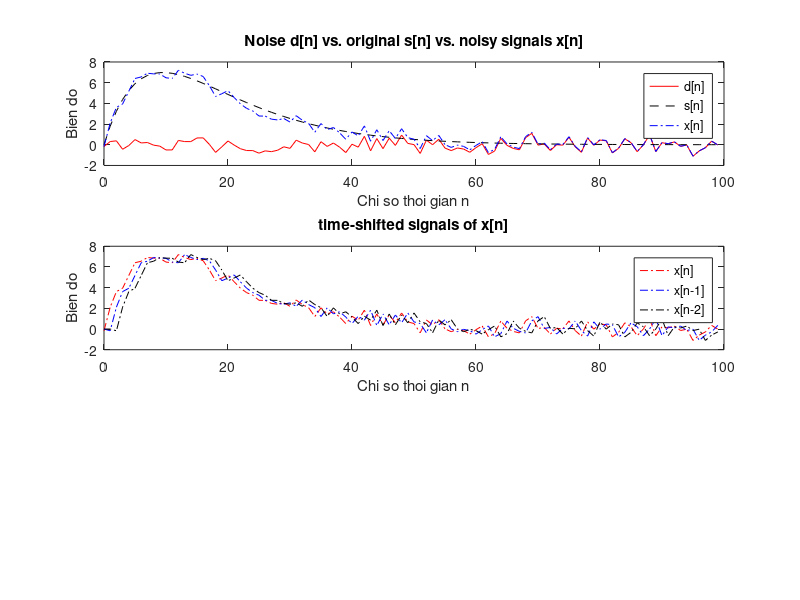
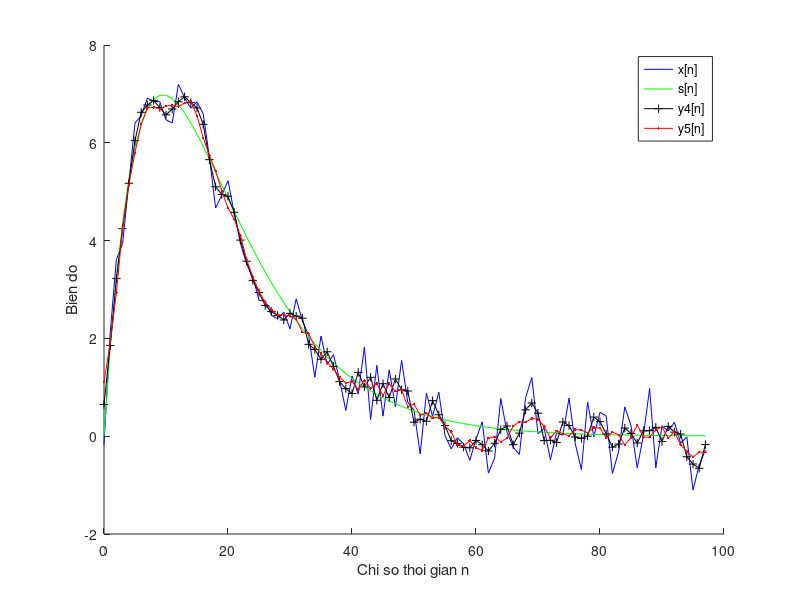

MATLAB code for these plots, in order:
% chuong trinh lam tron 1 tin hieu de khu nhieu (denoise)
% dung bo loc trung binh truot 3 diem (3-points moving-averaging filter)
% co PTSP: y[n] = 1/3*(x[n]+x[n-1]+x[n-2]) (he nhan qua) 
%-> h[n]=1/3*(delta[n]+delta[n-1]+delta[n-2]) = [1/3, 1/3, 1/3] (n=0,1,2)
%
% problem statement: co tin hieu bi lan voi nhieu x[n], di khoi phuc lai
% tin hieu goc s[n] (an trong x[n])
% ky vong KQ: y[n] cang giong s[n] cang tot

% sinh tin hieu bi lan voi nhieu cong (additive noise)
clear
close all                        % close all figures
A = 0.5;                        % cong suat nhieu ti le voi sqr(A)  
L = 100;                         % do dai tin hieu
n = 0:L-1;                      % bien thoi gian roi rac
d = A*randn(1,L);             % sinh tin hieu Gaussian white noise d[n] (A=std cua tin hieu nhieu)
s = 2*n.*(0.9.^n);              % sinh tin hieu goc s[n] = 2n(0.9)^n
x = s + d;                      % tin hieu co nhieu x[n]=s[n]+d[n]

figure(1)                    
subplot(3,1,1)                 
plot(n,d,'r-',n,s,'k--',n,x,'b-.'); % ve do thi d[n],s[n],x[n]
xlabel('Chi so thoi gian n');
ylabel('Bien do');
legend('d[n]','s[n]','x[n]');
title('Noise d[n] vs. original s[n] vs. noisy signals x[n]');

% cach 1: cai dat he thong bang cach dich thoi gian va tinh
% TBC cua 3 tin hieu --> cach nay chi dung dc khi co duoc toan bo x[n],
% chi cai dat offline (nhan toan bo gia tri cua x[n])
x1 = [x];                 % x1[n] = x[n]
x2 = [0, x(1:L-1)];   % x2[n] = x[n-1]
x3 = [0, 0, x(1:L-2)]; % x3[n] = x[n-2]

subplot(3,1,2)
plot(n,x1,'r-.',n,x2,'b-.',n,x3,'k-.');
xlabel('Chi so thoi gian n');
ylabel('Bien do');
legend('x[n]','x[n-1]','x[n-2]');
title('time-shifted signals of x[n]');

y1 = 1/3*(x1+x2+x3);     % cai dat PTSP
%subplot(3,1,3)
% ve do thi y1[n] vs. s[n]
% plot(n,y1(1:L),'r-',n,s(1:L),'b-');
% xlabel('Chi so thoi gian n');
% ylabel('Bien do');
% legend('y1[n]','s[n]');
% title('3-points smoothed y1[n] vs. original signal s[n]');

% cach 2: cai dat he thong bang cach dung ham tinh tong chap conv()
hNQ = 1/3 * ones(1,3);    % hNQ[n] = [1/3, 1/3, 1/3] (n=0,1,2)
y2 = conv(x, hNQ);          % y2[n] = x[n] * hNQ[n]  --> L(y2) = L(x) + L(hNQ) - 1 = L(x) + 2
% ve do thi y2[n] vs. s[n]
% figure(2)
% plot(n,y2(1:L),'r-',n,s(1:L),'b-');
% xlabel('Chi so thoi gian n');
% ylabel('Bien do');
% legend('y2[n]','s[n]');
% title('3-points smoothed y2[n] vs. original signal s[n]');

% cach 3: dung vong lap (hieu n la mot chi so mau nao do) --> truc quan
% nhat, co the cai dat theo real-time (online mode)
y3 = zeros(1,L);
y3(1) = (1/3)*(x(1));  % x[0] = x[-1] = 0 (zero padding)
y3(2) = (1/3)*(x(2)+x(1));
for i=3:L
    y3(i) = (1/3)*(x(i)+x(i-1)+x(i-2)); % PTSP
end

% cach 4: dung ham filter() --> tien dung va pho bien nhat vi ap dung dc
% voi moi PTSP cua he NQ, cai dat thuat toan tinh nhanh tren mien tan so
% FFT va IFFT
b = 1/3*ones(1,3);
a = [1];
y4 = filter(b,a,x);  %--> L(y4) = L(x)

% cai dat bo loc voi kich thuoc N=5 co PTSP: y[n] = 1/5*(x[n]+x[n-1]+x[n-2]+x[n-3]+x[n-4]) 
b = 1/5*ones(1,5);
a = [1];
y5 = filter(b,a,x);  %--> L(y5) = L(x)

% ve do thi xep chong x[n], s[n] va y4[n] va y5[n] de test ket qua
figure(3)
hold all
plot(n(1:L-2),x(1:L-2),'b-');
plot(n(1:L-2),s(1:L-2),'g-');
plot(n(1:L-2),y4(2:L-1),'k+-');
plot(n(1:L-2),y5(3:L),'r.-');
hold off
xlabel('Chi so thoi gian n');
ylabel('Bien do');
legend('x[n]','s[n]','y4[n]','y5[n]');

% sum of squared errors (SSE) bw output filtered signal & original signal (w/o noise)
% SSE lower is better
diff1 = y4(2:L-1) - s(1:L-2);
diff2 = y5(3:L) - s(1:L-2);
disp(sum(diff1.*diff1))
disp(sum(diff2.*diff2))

